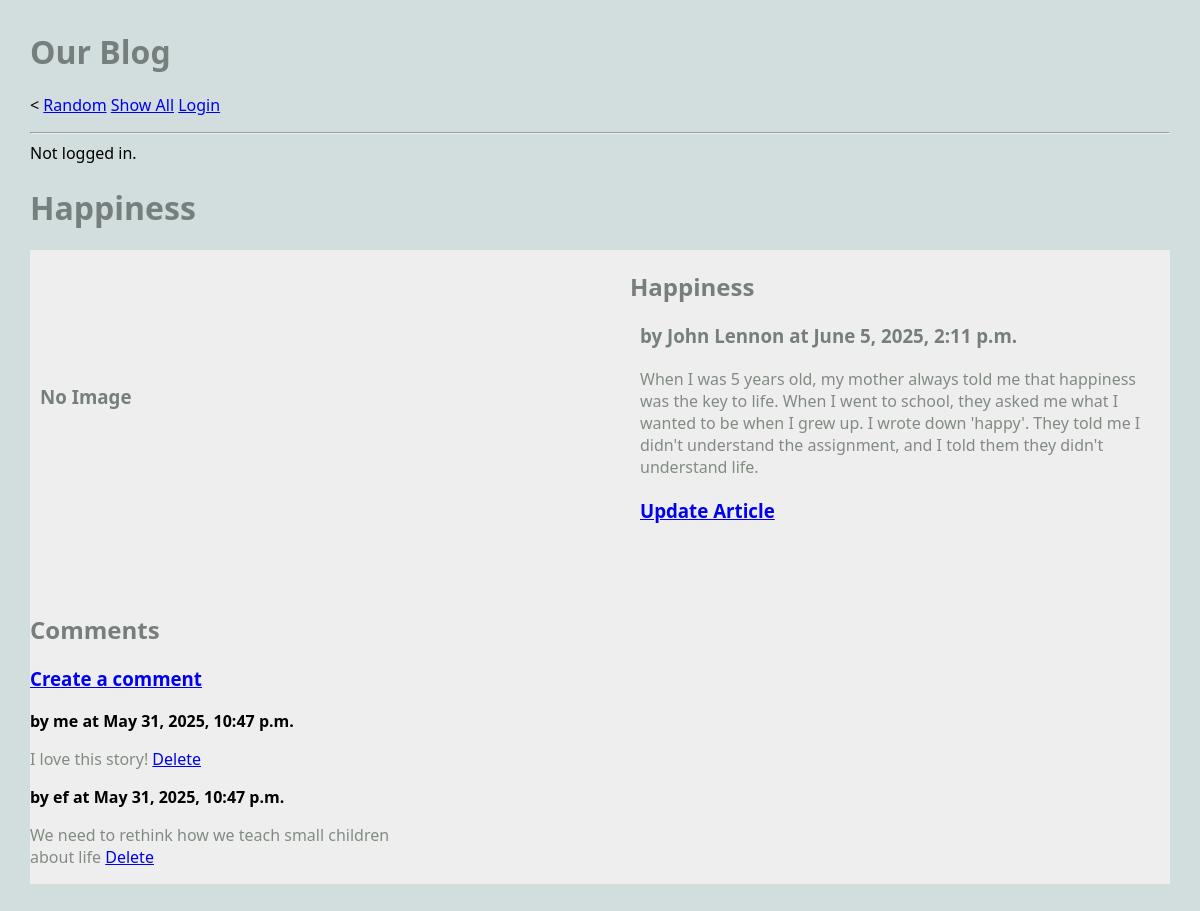
/blog/article/1, run on the app's committed database.
### blog/models.py (models this page shows, shortened)
class Article(models.Model):
    title = models.TextField(blank=True)
    author = models.TextField(blank=True)
    text = models.TextField(blank=True)
    published = models.DateTimeField(auto_now=True)
    image_file = models.ImageField(blank=True) # an actual image
    user = models.ForeignKey(User, on_delete=models.CASCADE) ## NEW
    def get_all_comments(self):
        comments = Comment.objects.filter(article=self)
        return comments

class Comment(models.Model):
    article = models.ForeignKey("Article", on_delete=models.CASCADE)
    author = models.TextField(blank=False)
    text = models.TextField(blank=False)
    published = models.DateTimeField(auto_now=True)
    def __str__(self):
        return f'{self.text}'

### blog/views.py (the view)
# urls.py: path('article/<int:pk>', ArticleView.as_view(), name="article"),
class ArticleView(DetailView):
    model = Article
    template_name = "blog/article.html"
    context_object_name = "article"

### blog/templates/blog/article.html
{% extends 'blog/base.html' %}
{% block content %}
<h1>{{article.title}}</h1>
<main class="grid-container">
    <article class="featured">
        {% if article.image_file %}
        <img src="{{article.image_file.url}}" alt="">
        {% else %}
        <h3>No Image</h3>
        {% endif %}
        <div>
            <h2>{{article.title}}</h2>
            <h3>by {{article.author}} at {{article.published}}</h3>
            <p>
                {{article.text}}
            </p>
            <h3>
                <a href="{% url 'update_article' article.pk %}"> Update Article</a>
            </h3>
        </div>
    </article>
    <div>
        <h2>Comments</h2>
        <h3>
            <a href="{% url 'create_comment' article.pk %}">Create a comment</a>
        </h3>
        {% for comment in article.get_all_comments %}
            <div>
                <strong>by {{comment.author}} at {{comment.published}}</strong>
                <p>
                    {{comment.text}}
                    <a href="{% url 'delete_comment' comment.pk %}">Delete</a>
                </p>
            </div>
        {% endfor %}
    </div>
</main>
{% endblock %}

### static/styles-blog.css (style rules this page uses)
body { margin: 30px; background: #d1dedd; font-family:'Segoe UI', Tahoma, Geneva, Verdana, sans-serif; }
h1, h2, h3 { color: #767f7e; }
p { color: #828b82; }
.grid-container { background: #eee; max-width: 900px; display: grid; grid-template-columns: repeat(3, 1fr); grid-gap: 10px; max-width: 1200px; margin: 20px auto; }
article.featured { grid-column: span 3; display: grid; gap: 60px; grid-template-columns: 1fr 1fr; align-items: center; border-bottom: 1px #bbc7c7; padding-bottom: 40px; }
article p, article h3 { margin: 20px 10px; }

### data on the page
Article: title "Happiness", author "John Lennon", published "June 5, 2025, 2:11 p.m.", text "When I was 5 years old, my mother always told me that happiness was the key to life. When I went to school, they asked me what I wanted to be when I grew up. I wrote down 'happy'. They told me I didn't understand the assignment, and I told them they didn't understand life."
Comment: author "me", published "May 31, 2025, 10:47 p.m.", text "I love this story!"
Comment: author "ef", published "May 31, 2025, 10:47 p.m.", text "We need to rethink how we teach small children about life"
